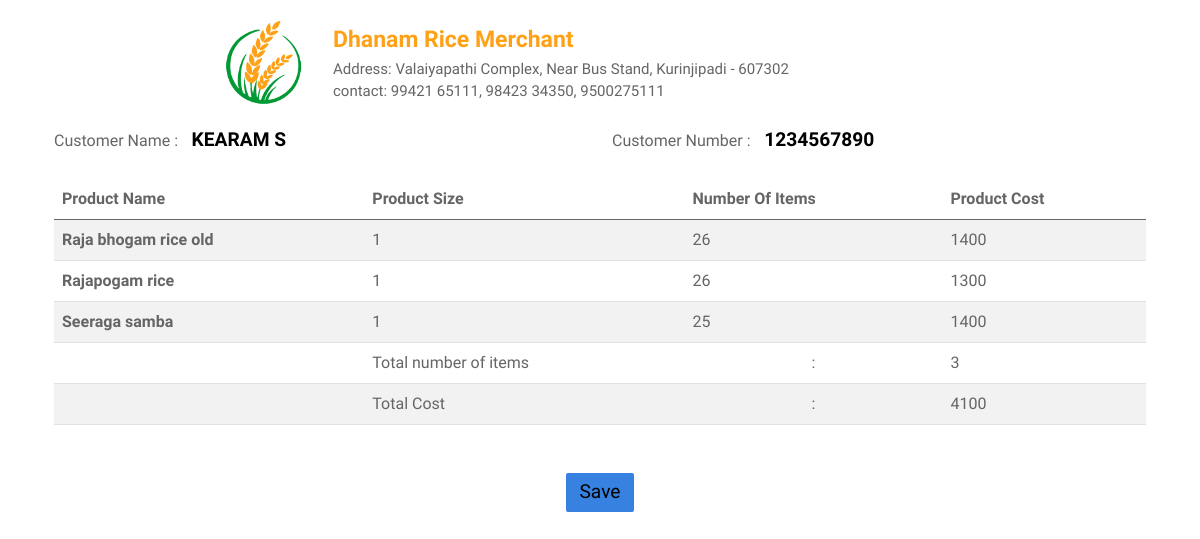
Page /product/order/56 on the committed database.
### App/models.py (models this page shows)
class Order(models.Model):
    customer_name=models.CharField(max_length=30)
    customer_number=models.IntegerField()
    products=models.TextField()
    total_number_of_product=models.IntegerField(default=1)
    total_cost=models.IntegerField()
    time=models.CharField(max_length=30,default="",editable=False)
    status=models.BooleanField(default=False)

### App/views.py (the view)
# urls.py: path('product/order/<int:pk>', views.order,name="order"),
def order(request,pk):
    data=Order.objects.get(id=pk)
    prods=data.products
    list=prods.split('\n')
    li=[]
    for i in list:
        li.append(i.split("-"))
    list=[]
    for i in li:
       list.append( {
            "product_name":i[0],
            "product_number":i[1],
            "product_size":i[2],
            "product_cost":i[3]
        })
    data.products=list
    return render(request,"order.html",{"data":data})

### templates/order.html (shortened to what this page needs)
<!DOCTYPE html>
<html lang="en">
<head>
    <link href="https://cdnjs.cloudflare.com/ajax/libs/font-awesome/6.4.0/css/all.min.css" rel="stylesheet">
    <link href="https://cdnjs.cloudflare.com/ajax/libs/font-awesome/5.10.0/css/all.min.css" rel="stylesheet">
    <link href="https://cdn.jsdelivr.net/npm/bootstrap-icons@1.4.1/font/bootstrap-icons.css" rel="stylesheet">
    <link href="/static/lib/animate/animate.min.css" rel="stylesheet">
    <link href="/static/lib/owlcarousel/assets/owl.carousel.min.css" rel="stylesheet">
    <link href="/static/lib/tempusdominus/css/tempusdominus-bootstrap-4.min.css" rel="stylesheet" />
    <link href="/static/css/bootstrap.min.css" rel="stylesheet">
 </head>
<body>
  <div class="container">
    <div class="header container">
      <div class="row">
        <div class="col-3 d-flex flex-row-reverse">
          <img src="/static/images/l1.png" alt="logo" class="logo"/>
        </div>
        <div class="col-9">
          <div class="title">Dhanam Rice Merchant</div>
          <p class="address">
            Address: Valaiyapathi Complex, Near Bus Stand, Kurinjipadi - 607302
          </p>
          <p class="contact">
            contact: 99421 65111, 98423 34350, 9500275111
          </p>
        </div>
      </div>
    </div>
    <div class="container justify-content-center my-3">
      <div class="row">
        <div class="col-12 col-sm-6">
          <span>Customer Name : </span>
          <span class="cus_info"> &nbsp; {{data.customer_name}}</span>
        </div>
        <div class="col-12 col-sm-6">
          <span>Customer Number : </span>
          <span class="cus_info"> &nbsp; {{data.customer_number}}</span>
        </div>
      </div>
    </div>
    <div class="product_table container my-4">
      <table class="table table-striped">
        <thead>
          <tr>
            <th scope="col">Product Name</th>
            <th scope="col">Product Size</th>
            <th scope="col">Number Of Items</th>
            <th scope="col">Product Cost</th>
          </tr>
        </thead>
        <tbody>
          {% for li in data.products %}
          <tr>
            <th scope="row">{{li.product_name}}</th>
            <td>{{li.product_number}}</td>
            <td>{{li.product_size}}</td>
            <td>{{li.product_cost}}</td>
          </tr>
          {% endfor %}
          <tr>
            <td></td>
            <td>Total number of items </td>
            <td class="text-center">:</td>
            <td>{{data.total_number_of_product}}</td>
          </tr>
          <tr>
            <td></td>
            <td>Total Cost </td>
            <td class="text-center">:</td>
            <td>{{data.total_cost}}</td>
          </tr>
        </tbody>
      </table>
    </div>
  </div>
  <div class="print mt-5" id="print">
    <div class="btn btn-primary">Save</div>
  </div>
</body>

### templates/order.html (style rules this page uses)
html,body { margin: 0; }
body { background-color: #fff !important; padding-top: 15px; }
:root { --primary: #FEA116; --light: #F1F8FF; --dark: #0F172B; }
.logo { max-width: 95px; max-height: 95px; }
.header .title { color: var(--primary); margin-top: 8px; font-size: 23px; font-weight: 700; }
.header .address, .header .contact { font-size: 15px; margin: 0; }
.cus_info { font-size: larger; font-weight: 800; color: black; }
.btn-primary { background-color: rgb(55, 129, 224); color: black; font-size: larger; padding: 5px 13px; border-width: 0; }
.print { text-align: center; cursor: pointer; }

### rows in the picture
Order: customer_name "KEARAM S", customer_number "1234567890", total_number_of_product "3", total_cost "4100"

### other values in the picture
{{ li.product_name }} "Raja bhogam rice old" "Rajapogam rice" "Seeraga samba"
{{ li.product_number }} "1" "1" "1"
{{ li.product_size }} "26" "26" "25"
{{ li.product_cost }} "1400" "1300" "1400"
